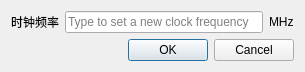
<?xml version="1.0" encoding="UTF-8"?>
<ui version="4.0">
 <class>QClockFreqDialogClass</class>
 <widget class="QDialog" name="QClockFreqDialogClass">
  <property name="geometry">
   <rect>
    <x>0</x>
    <y>0</y>
    <width>305</width>
    <height>67</height>
   </rect>
  </property>
  <property name="windowTitle">
   <string>时钟频率设置</string>
  </property>
  <layout class="QGridLayout" name="gridLayout">
   <item row="0" column="0">
    <widget class="QLabel" name="label">
     <property name="text">
      <string>时钟频率</string>
     </property>
    </widget>
   </item>
   <item row="0" column="1">
    <widget class="QLineEdit" name="lineEditClockFreq">
     <property name="placeholderText">
      <string>Type to set a new clock frequency</string>
     </property>
    </widget>
   </item>
   <item row="0" column="2">
    <widget class="QLabel" name="label_2">
     <property name="text">
      <string>MHz</string>
     </property>
    </widget>
   </item>
   <item row="1" column="0" colspan="3">
    <widget class="QDialogButtonBox" name="buttonBox">
     <property name="standardButtons">
      <set>QDialogButtonBox::Cancel|QDialogButtonBox::Ok</set>
     </property>
    </widget>
   </item>
  </layout>
 </widget>
 <layoutdefault spacing="6" margin="11"/>
 <resources/>
 <connections>
  <connection>
   <sender>buttonBox</sender>
   <signal>accepted()</signal>
   <receiver>QClockFreqDialogClass</receiver>
   <slot>accept()</slot>
   <hints>
    <hint type="sourcelabel">
     <x>225</x>
     <y>57</y>
    </hint>
    <hint type="destinationlabel">
     <x>168</x>
     <y>66</y>
    </hint>
   </hints>
  </connection>
  <connection>
   <sender>buttonBox</sender>
   <signal>rejected()</signal>
   <receiver>QClockFreqDialogClass</receiver>
   <slot>reject()</slot>
   <hints>
    <hint type="sourcelabel">
     <x>295</x>
     <y>56</y>
    </hint>
    <hint type="destinationlabel">
     <x>302</x>
     <y>66</y>
    </hint>
   </hints>
  </connection>
 </connections>
</ui>
